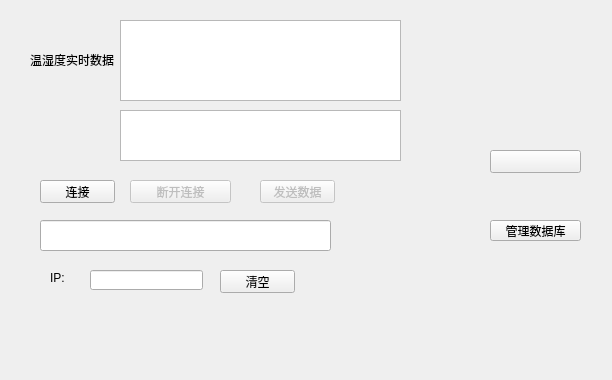
<?xml version="1.0" encoding="UTF-8"?>
<ui version="4.0">
 <class>clientWidget</class>
 <widget class="QWidget" name="clientWidget">
  <property name="geometry">
   <rect>
    <x>0</x>
    <y>0</y>
    <width>612</width>
    <height>380</height>
   </rect>
  </property>
  <property name="windowTitle">
   <string>clientWidget</string>
  </property>
  <property name="autoFillBackground">
   <bool>true</bool>
  </property>
  <property name="styleSheet">
   <string notr="true"/>
  </property>
  <widget class="QPushButton" name="pushButton_send">
   <property name="enabled">
    <bool>false</bool>
   </property>
   <property name="geometry">
    <rect>
     <x>260</x>
     <y>180</y>
     <width>75</width>
     <height>23</height>
    </rect>
   </property>
   <property name="text">
    <string>发送数据</string>
   </property>
  </widget>
  <widget class="QLineEdit" name="lineEdit_socket">
   <property name="geometry">
    <rect>
     <x>90</x>
     <y>270</y>
     <width>113</width>
     <height>20</height>
    </rect>
   </property>
  </widget>
  <widget class="QLabel" name="label">
   <property name="geometry">
    <rect>
     <x>50</x>
     <y>270</y>
     <width>31</width>
     <height>16</height>
    </rect>
   </property>
   <property name="text">
    <string>IP:</string>
   </property>
  </widget>
  <widget class="QPushButton" name="pushBotton_clear">
   <property name="geometry">
    <rect>
     <x>220</x>
     <y>270</y>
     <width>75</width>
     <height>23</height>
    </rect>
   </property>
   <property name="text">
    <string>清空</string>
   </property>
  </widget>
  <widget class="QTextEdit" name="textEdit">
   <property name="geometry">
    <rect>
     <x>120</x>
     <y>20</y>
     <width>281</width>
     <height>81</height>
    </rect>
   </property>
  </widget>
  <widget class="QPushButton" name="pushButton_disconnect">
   <property name="enabled">
    <bool>false</bool>
   </property>
   <property name="geometry">
    <rect>
     <x>130</x>
     <y>180</y>
     <width>101</width>
     <height>23</height>
    </rect>
   </property>
   <property name="text">
    <string>断开连接</string>
   </property>
  </widget>
  <widget class="QLineEdit" name="lineEdit">
   <property name="geometry">
    <rect>
     <x>40</x>
     <y>220</y>
     <width>291</width>
     <height>31</height>
    </rect>
   </property>
  </widget>
  <widget class="QPushButton" name="pushButton_connect">
   <property name="geometry">
    <rect>
     <x>40</x>
     <y>180</y>
     <width>75</width>
     <height>23</height>
    </rect>
   </property>
   <property name="text">
    <string>连接</string>
   </property>
  </widget>
  <widget class="QPushButton" name="opensqlbutton">
   <property name="geometry">
    <rect>
     <x>490</x>
     <y>220</y>
     <width>91</width>
     <height>21</height>
    </rect>
   </property>
   <property name="text">
    <string>管理数据库</string>
   </property>
  </widget>
  <widget class="QPushButton" name="cleanbutton">
   <property name="geometry">
    <rect>
     <x>490</x>
     <y>150</y>
     <width>91</width>
     <height>23</height>
    </rect>
   </property>
   <property name="text">
    <string/>
   </property>
  </widget>
  <widget class="QTextEdit" name="textEdit_2">
   <property name="geometry">
    <rect>
     <x>120</x>
     <y>110</y>
     <width>281</width>
     <height>51</height>
    </rect>
   </property>
  </widget>
  <widget class="QLabel" name="label_2">
   <property name="geometry">
    <rect>
     <x>30</x>
     <y>50</y>
     <width>91</width>
     <height>20</height>
    </rect>
   </property>
   <property name="text">
    <string>温湿度实时数据</string>
   </property>
  </widget>
 </widget>
 <layoutdefault spacing="6" margin="11"/>
 <resources/>
 <connections/>
</ui>
